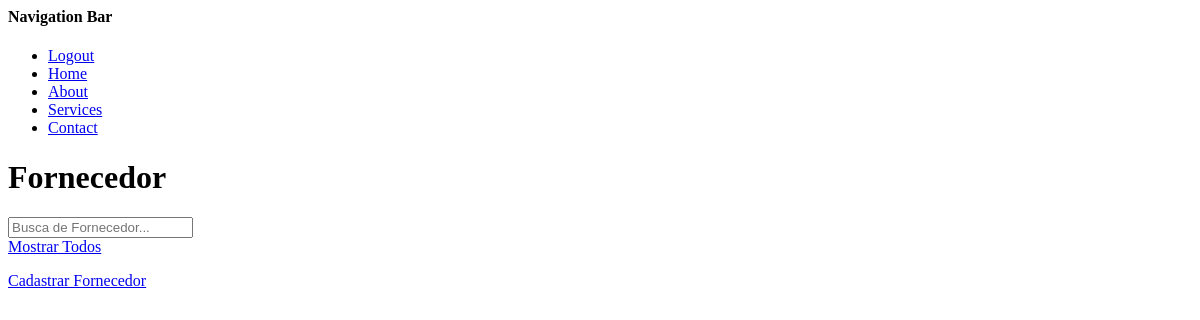
The app's page /fornecedor/ (signed in), older data.
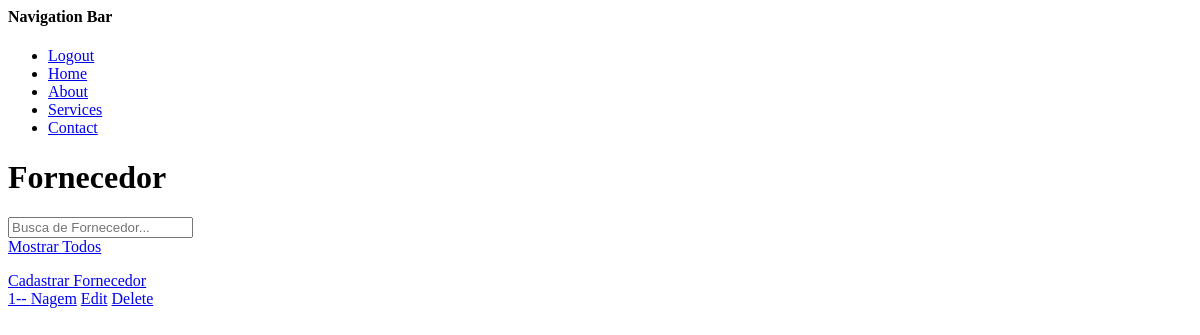
The same page, newer data.
### base/models.py (models this page shows, shortened)
class Supplier (models.Model):
    name = models.CharField(unique=True, max_length=100, null=False)
    description = models.TextField(unique=False, null=True)
    cnpj = models.CharField(unique=True, max_length=100, null=False)
    updated = models.DateTimeField(auto_now=True)
    created = models.DateTimeField(auto_now_add=True)

### base/views.py (the view)
# urls.py: path("fornecedor/", views.supplier, name="supplier"),
@login_required(login_url="login")
def supplier(request):
    q=request.GET.get("q") if request.GET.get("q") != None else ''
    suppliers= Supplier.objects.filter(
        Q(name__contains=q) |
        Q(description__contains=q))
    suppliers= Supplier.objects.all()
    context={"suppliers":suppliers}
    return render(request,"base/supplier.html", context)

### base/templates/base/supplier.html (shortened to what this page needs)
{%extends "main.html"%}
{%block content%}
<h1> Fornecedor </h1>
<div>
    <form method = "GET" action = "/supplier/">
    <input type="text" name="q" placeholder="Busca de Fornecedor..."/>
    <a href="{% url 'supplier' %}"> Mostrar Todos </a>
</div>
<a href="{% url 'create_supplier' %}"> Cadastrar Fornecedor  </a>
<div>
    {%for supplier in suppliers%}
        <div>
        <a href="/supplier/{{supplier.id}}">{{supplier.id}}-- {{supplier.name}}</a>
        <a href="/atualizar-supplier/{{supplier.id}}">Edit</a>
        <a href="/remover-supplier/{{supplier.id}}">Delete</a>
        </div>
    {%endfor%}
</div>
{%endblock content%}

Row changes from the older to the newer data that the page shows:
added Supplier: id "1", name "Nagem"
